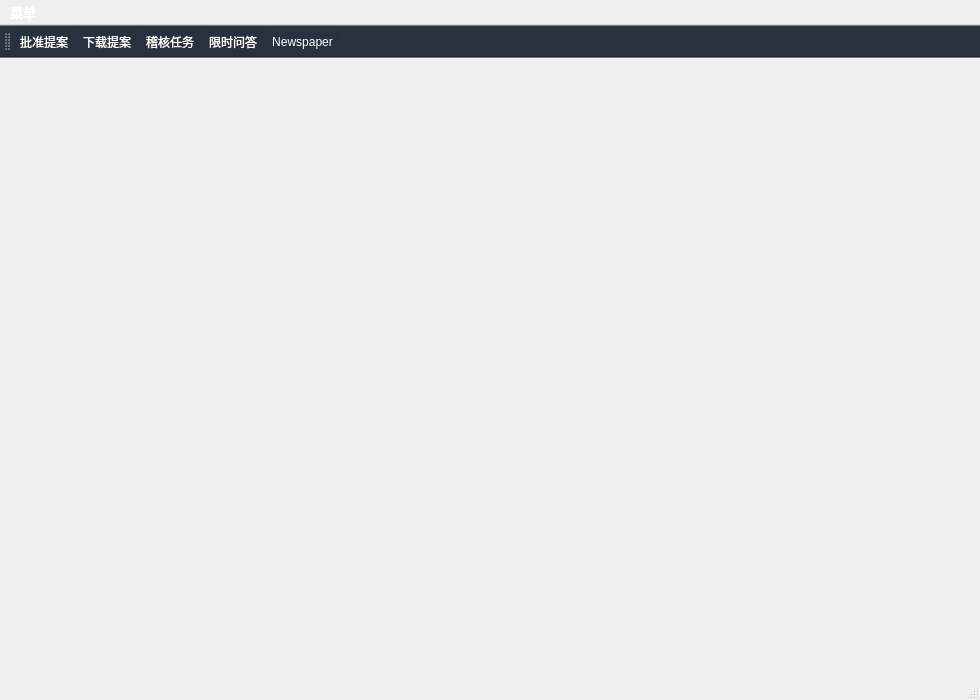
<?xml version="1.0" encoding="UTF-8"?>
<ui version="4.0">
 <class>MainWindow</class>
 <widget class="QMainWindow" name="MainWindow">
  <property name="geometry">
   <rect>
    <x>0</x>
    <y>0</y>
    <width>980</width>
    <height>700</height>
   </rect>
  </property>
  <property name="sizePolicy">
   <sizepolicy hsizetype="Fixed" vsizetype="Fixed">
    <horstretch>1</horstretch>
    <verstretch>1</verstretch>
   </sizepolicy>
  </property>
  <property name="font">
   <font>
    <family>华文仿宋</family>
    <weight>75</weight>
    <italic>false</italic>
    <bold>true</bold>
    <kerning>true</kerning>
   </font>
  </property>
  <property name="windowTitle">
   <string>Pentair Suggestion Management System(PSMS)</string>
  </property>
  <property name="styleSheet">
   <string notr="true"/>
  </property>
  <widget class="QWidget" name="centralwidget">
   <property name="styleSheet">
    <string notr="true">QWidget#centralwidget{border-image: url(:/pic/src/img/back.jpg);}
</string>
   </property>
   <layout class="QVBoxLayout" name="verticalLayout">
    <item>
     <layout class="QGridLayout" name="subLayout"/>
    </item>
   </layout>
  </widget>
  <widget class="QMenuBar" name="menubar">
   <property name="geometry">
    <rect>
     <x>0</x>
     <y>0</y>
     <width>980</width>
     <height>19</height>
    </rect>
   </property>
   <property name="font">
    <font>
     <family>宋体</family>
     <pointsize>10</pointsize>
    </font>
   </property>
   <property name="styleSheet">
    <string notr="true">background-image: url(:/pic/src/img/back.jpg);
color: rgb(255, 255, 255);
</string>
   </property>
   <widget class="QMenu" name="menu">
    <property name="styleSheet">
     <string notr="true">color: rgb(255, 255, 255);</string>
    </property>
    <property name="title">
     <string notr="true">菜单</string>
    </property>
    <property name="separatorsCollapsible">
     <bool>false</bool>
    </property>
    <addaction name="frameclose"/>
   </widget>
   <addaction name="menu"/>
  </widget>
  <widget class="QToolBar" name="toolBar">
   <property name="font">
    <font>
     <family>Agency FB</family>
     <pointsize>10</pointsize>
     <weight>50</weight>
     <italic>false</italic>
     <bold>false</bold>
    </font>
   </property>
   <property name="cursor">
    <cursorShape>WhatsThisCursor</cursorShape>
   </property>
   <property name="windowTitle">
    <string>toolBar</string>
   </property>
   <property name="autoFillBackground">
    <bool>false</bool>
   </property>
   <property name="styleSheet">
    <string notr="true">font: 10pt &quot;Agency FB&quot;;
background-color: rgb(40, 50, 62);
color: rgb(255, 255, 255);
</string>
   </property>
   <property name="iconSize">
    <size>
     <width>64</width>
     <height>64</height>
    </size>
   </property>
   <property name="toolButtonStyle">
    <enum>Qt::ToolButtonTextUnderIcon</enum>
   </property>
   <property name="floatable">
    <bool>false</bool>
   </property>
   <attribute name="toolBarArea">
    <enum>TopToolBarArea</enum>
   </attribute>
   <attribute name="toolBarBreak">
    <bool>false</bool>
   </attribute>
   <addaction name="appvSuggest"/>
   <addaction name="downloadSuggestion"/>
   <addaction name="uploadTask"/>
   <addaction name="uploadQuestion"/>
   <addaction name="actionNewspaper"/>
  </widget>
  <widget class="QStatusBar" name="statusBar"/>
  <action name="frameclose">
   <property name="text">
    <string>退出</string>
   </property>
   <property name="toolTip">
    <string>退出</string>
   </property>
   <property name="shortcut">
    <string>Alt+X</string>
   </property>
  </action>
  <action name="appvSuggest">
   <property name="icon">
    <iconset resource="suggestion.qrc">
     <normaloff>:/pic/src/img/assign.png</normaloff>:/pic/src/img/assign.png</iconset>
   </property>
   <property name="text">
    <string>批准提案</string>
   </property>
   <property name="toolTip">
    <string>&lt;html&gt;&lt;head/&gt;&lt;body&gt;&lt;p&gt;&lt;span style=&quot; color:#000000;&quot;&gt;批准提案&lt;/span&gt;&lt;/p&gt;&lt;/body&gt;&lt;/html&gt;</string>
   </property>
  </action>
  <action name="downloadSuggestion">
   <property name="icon">
    <iconset resource="suggestion.qrc">
     <normaloff>:/pic/src/img/down.png</normaloff>:/pic/src/img/down.png</iconset>
   </property>
   <property name="text">
    <string>下载提案</string>
   </property>
   <property name="toolTip">
    <string>&lt;html&gt;&lt;head/&gt;&lt;body&gt;&lt;p&gt;&lt;span style=&quot; color:#555500;&quot;&gt;下载提案&lt;/span&gt;&lt;/p&gt;&lt;/body&gt;&lt;/html&gt;</string>
   </property>
  </action>
  <action name="uploadTask">
   <property name="icon">
    <iconset resource="suggestion.qrc">
     <normaloff>:/pic/src/img/tasks.png</normaloff>:/pic/src/img/tasks.png</iconset>
   </property>
   <property name="text">
    <string>稽核任务</string>
   </property>
   <property name="toolTip">
    <string>&lt;html&gt;&lt;head/&gt;&lt;body&gt;&lt;p&gt;&lt;span style=&quot; color:#555500;&quot;&gt;稽核任务&lt;/span&gt;&lt;/p&gt;&lt;/body&gt;&lt;/html&gt;</string>
   </property>
  </action>
  <action name="uploadQuestion">
   <property name="icon">
    <iconset resource="suggestion.qrc">
     <normaloff>:/pic/src/img/question.png</normaloff>:/pic/src/img/question.png</iconset>
   </property>
   <property name="text">
    <string>限时问答</string>
   </property>
   <property name="toolTip">
    <string>&lt;html&gt;&lt;head/&gt;&lt;body&gt;&lt;p&gt;&lt;span style=&quot; color:#555500;&quot;&gt;限时问答&lt;/span&gt;&lt;/p&gt;&lt;/body&gt;&lt;/html&gt;</string>
   </property>
  </action>
  <action name="actionNewspaper">
   <property name="icon">
    <iconset resource="suggestion.qrc">
     <normaloff>:/pic/src/img/complete.png</normaloff>:/pic/src/img/complete.png</iconset>
   </property>
   <property name="text">
    <string>Newspaper</string>
   </property>
  </action>
 </widget>
 <resources>
  <include location="suggestion.qrc"/>
 </resources>
 <connections>
  <connection>
   <sender>frameclose</sender>
   <signal>triggered()</signal>
   <receiver>MainWindow</receiver>
   <slot>close()</slot>
   <hints>
    <hint type="sourcelabel">
     <x>-1</x>
     <y>-1</y>
    </hint>
    <hint type="destinationlabel">
     <x>399</x>
     <y>299</y>
    </hint>
   </hints>
  </connection>
 </connections>
</ui>
